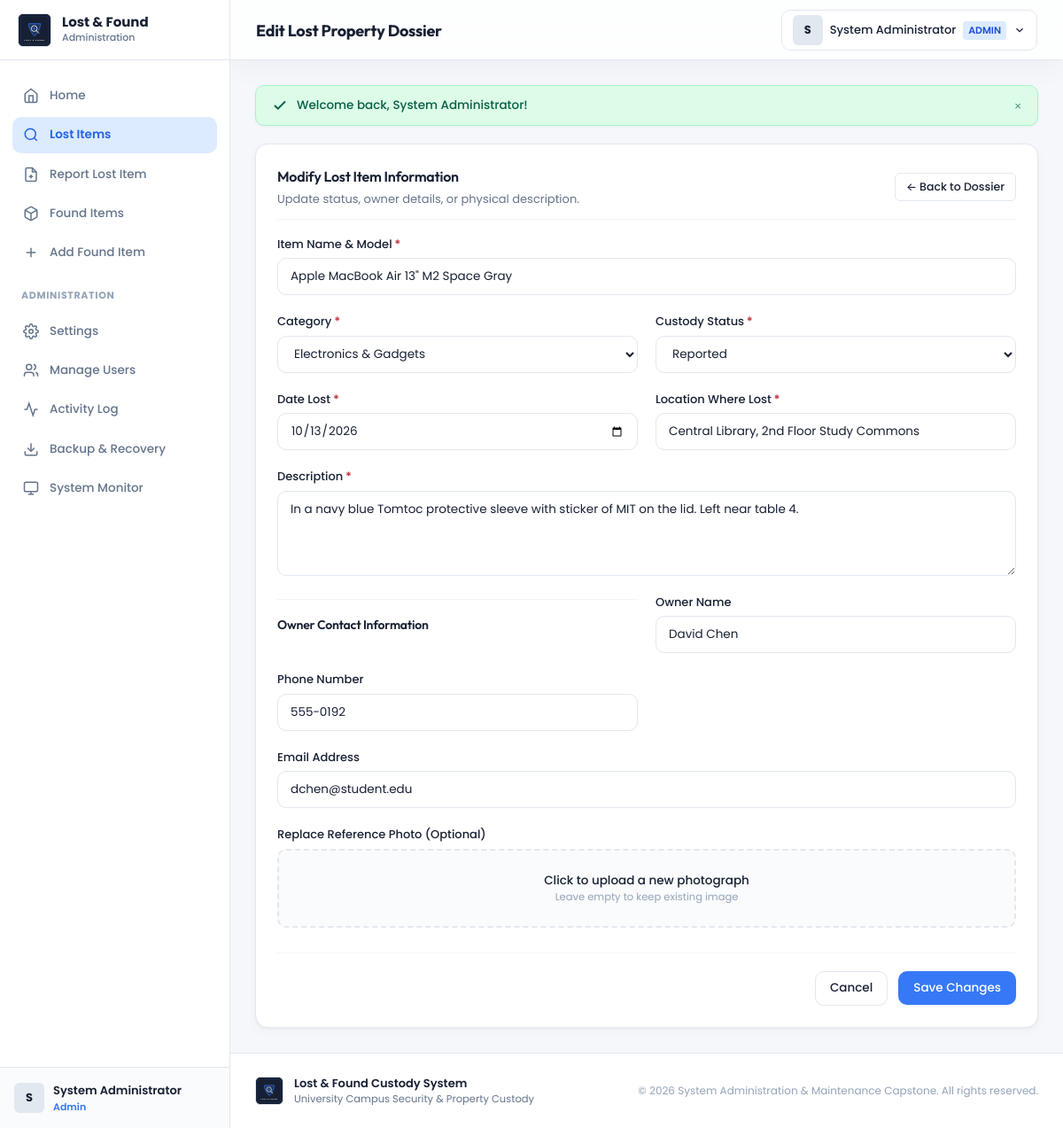
The app's page /lost_items/edit.php?id=1 (signed in) with its own data.
### tables this page shows
CREATE TABLE `lost_items` (
  `id` int(11) NOT NULL AUTO_INCREMENT,
  `item_name` varchar(150) NOT NULL,
  `category_id` int(11) DEFAULT NULL,
  `description` text NOT NULL,
  `date_lost` date NOT NULL,
  `location_lost` varchar(150) NOT NULL,
  `reported_by_user_id` int(11) NOT NULL,
  `contact_name` varchar(100) DEFAULT NULL,
  `contact_phone` varchar(50) DEFAULT NULL,
  `contact_email` varchar(100) DEFAULT NULL,
  `image_path` varchar(255) DEFAULT NULL,
  `status` enum('Reported','Under Review','Matched','Claimed','Closed') NOT NULL DEFAULT 'Reported',
  `created_at` timestamp NOT NULL DEFAULT CURRENT_TIMESTAMP,
  `updated_at` timestamp NOT NULL DEFAULT CURRENT_TIMESTAMP ON UPDATE CURRENT_TIMESTAMP,
  PRIMARY KEY (`id`),
  KEY `fk_lost_category` (`category_id`),
  KEY `fk_lost_user` (`reported_by_user_id`),
  KEY `idx_lost_status` (`status`),
  KEY `idx_date_lost` (`date_lost`),
  CONSTRAINT `fk_lost_category` FOREIGN KEY (`category_id`) REFERENCES `categories` (`id`) ON DELETE SET NULL,
  CONSTRAINT `fk_lost_user` FOREIGN KEY (`reported_by_user_id`) REFERENCES `users` (`id`)
);

CREATE TABLE `categories` (
  `id` int(11) NOT NULL AUTO_INCREMENT,
  `name` varchar(100) NOT NULL,
  `slug` varchar(100) NOT NULL,
  `description` varchar(255) DEFAULT NULL,
  `icon` varchar(50) DEFAULT 'folder',
  `is_active` tinyint(1) NOT NULL DEFAULT 1,
  `created_at` timestamp NOT NULL DEFAULT CURRENT_TIMESTAMP,
  PRIMARY KEY (`id`),
  UNIQUE KEY `uk_slug` (`slug`)
);

CREATE TABLE `system_settings` (
  `id` int(11) NOT NULL AUTO_INCREMENT,
  `setting_key` varchar(50) NOT NULL,
  `setting_value` text NOT NULL,
  `setting_group` varchar(50) NOT NULL DEFAULT 'general',
  `description` varchar(255) DEFAULT NULL,
  `updated_at` timestamp NOT NULL DEFAULT CURRENT_TIMESTAMP ON UPDATE CURRENT_TIMESTAMP,
  PRIMARY KEY (`id`),
  UNIQUE KEY `uk_setting_key` (`setting_key`)
);

### includes/functions.php (called while the page is built, shortened)
<?php
function e($value): string {
    return htmlspecialchars((string)($value ?? ''), ENT_QUOTES, 'UTF-8');
}
function get_system_setting(string $key, string $default = ''): string {
    try {
        $db = get_db_connection();
        $stmt = $db->prepare("SELECT setting_value FROM system_settings WHERE setting_key = :k LIMIT 1");
        $stmt->execute(['k' => $key]);
        $val = $stmt->fetchColumn();
        if ($val !== false) {
            return (string)$val;
        }
    } catch (Exception $e) {
        error_log('Failed to fetch setting ' . $key . ': ' . $e->getMessage());
    }
    return $default;
}
function get_logo_url(): string {
    if (file_exists(APP_ROOT . '/picture/logo.svg')) {
        return BASE_URL . '/picture/logo.svg';
    }
    return BASE_URL . '/assets/images/logo-fallback.svg';
}

### lost_items/edit.php (the view, shortened to what this page needs)
<?php
require_once APP_ROOT . '/includes/functions.php';
$id = (int)($_GET['id'] ?? 0);
$db = get_db_connection();
$stmt = $db->prepare("SELECT * FROM lost_items WHERE id = :id");
$stmt->execute(['id' => $id]);
$item = $stmt->fetch();
$categories = $db->query("SELECT id, name FROM categories WHERE is_active = 1 ORDER BY name ASC")->fetchAll();
require_once APP_ROOT . '/includes/header.php';
require_once APP_ROOT . '/includes/sidebar.php';
?>
<div class="app-main">
    <?php require_once APP_ROOT . '/includes/navbar.php'; ?>
    <div class="content-wrapper">
        <?php require_once APP_ROOT . '/includes/flash_messages.php'; ?>
        <div class="card" style="max-width: 960px; margin: 0 auto;">
            <div class="card-header">
                <div>
                    <h2 class="card-title">Modify Lost Item Information</h2>
                    <p style="font-size: 13px; color: var(--text-secondary); margin-top: 4px;">
                        Update status, owner details, or physical description.
                    </p>
                </div>
                <a href="<?= BASE_URL ?>/lost_items/view.php?id=<?= $item['id'] ?>" class="btn btn-secondary btn-sm">&larr; Back to Dossier</a>
            </div>
            <form method="POST" action="<?= BASE_URL ?>/lost_items/process.php" enctype="multipart/form-data">
                <div class="form-grid-2col">
                    <div class="form-group col-span-2">
                        <label for="item_name" class="form-label required">Item Name &amp; Model</label>
                        <input type="text" id="item_name" name="item_name" class="form-control" value="<?= e($item['item_name']) ?>" required>
                    </div>
                    <div class="form-group">
                        <label for="category_id" class="form-label required">Category</label>
                        <select id="category_id" name="category_id" class="form-control" required>
                            <?php foreach ($categories as $cat): ?>
                                <option value="<?= $cat['id'] ?>" <?= $item['category_id'] == $cat['id'] ? 'selected' : '' ?>><?= e($cat['name']) ?></option>
                            <?php endforeach; ?>
                        </select>
                    </div>
                    <div class="form-group">
                        <label for="status" class="form-label required">Custody Status</label>
                        <select id="status" name="status" class="form-control" required>
                            <option value="Reported" <?= $item['status'] === 'Reported' ? 'selected' : '' ?>>Reported</option>
                        </select>
                    </div>
                    <div class="form-group">
                        <label for="date_lost" class="form-label required">Date Lost</label>
                        <input type="date" id="date_lost" name="date_lost" class="form-control" value="<?= e($item['date_lost']) ?>" required>
                    </div>
                    <div class="form-group">
                        <label for="location_lost" class="form-label required">Location Where Lost</label>
                        <input type="text" id="location_lost" name="location_lost" class="form-control" value="<?= e($item['location_lost']) ?>" required>
                    </div>
                    <div class="form-group col-span-2">
                        <label for="description" class="form-label required">Description</label>
                        <textarea id="description" name="description" class="form-control" required><?= e($item['description']) ?></textarea>
                    </div>
                    <div class="col-span-2" style="border-top: 1px solid var(--border-light); padding-top: 18px; margin-top: 6px;">
                        <h4 style="font-size: 14px; margin-bottom: 4px;">Owner Contact Information</h4>
                    </div>
                    <div class="form-group">
                        <label for="contact_name" class="form-label">Owner Name</label>
                        <input type="text" id="contact_name" name="contact_name" class="form-control" value="<?= e($item['contact_name'] ?? '') ?>">
                    </div>
                    <div class="form-group">
                        <label for="contact_phone" class="form-label">Phone Number</label>
                        <input type="tel" id="contact_phone" name="contact_phone" class="form-control" value="<?= e($item['contact_phone'] ?? '') ?>">
                    </div>
                    <div class="form-group col-span-2">
                        <label for="contact_email" class="form-label">Email Address</label>
                        <input type="email" id="contact_email" name="contact_email" class="form-control" value="<?= e($item['contact_email'] ?? '') ?>">
                    </div>
                    <div class="form-group col-span-2">
                        <label class="form-label">Replace Reference Photo (Optional)</label>
                        <label class="file-upload-box" for="itemImageInput">
                            <div id="uploadPrompt">
                                <div style="font-size: 13.5px; font-weight: 500;">Click to upload a new photograph</div>
                                <div class="form-helper">Leave empty to keep existing image</div>
                            </div>
                        </label>
                    </div>
                </div>
                <div class="form-actions-bar">
                    <a href="<?= BASE_URL ?>/lost_items/view.php?id=<?= $item['id'] ?>" class="btn btn-secondary">Cancel</a>
                    <button type="submit" class="btn btn-primary">Save Changes</button>
                </div>
            </form>
        </div>
<?php
require_once APP_ROOT . '/includes/footer.php';
?>

### includes/footer.php (shortened to what this page needs)
<?php
$orgName = get_system_setting('organization_name', 'Campus Security & Property Custody');
$sysName = get_system_setting('system_name', 'Lost & Found Management System');
$logoUrl = get_logo_url();
?>
    </div>
    <footer style="margin-top: auto; background: #FFFFFF; border-top: 1px solid var(--border-color); padding: 24px 28px;">
        <div style="max-width: 1400px; margin: 0 auto; display: flex; flex-wrap: wrap; justify-content: space-between; align-items: center; gap: 16px;">
            <div style="display: flex; align-items: center; gap: 12px;">
                <div style="width: 32px; height: 32px; border-radius: 6px; overflow: hidden; background: #172033; display: flex; align-items: center; justify-content: center; border: 1px solid var(--border-color);">
                    <img src="<?= e($logoUrl) ?>" alt="Logo" style="width: 100%; height: 100%; object-fit: contain; border-radius: 0;">
                </div>
                <div>
                    <div style="font-size: 13px; font-weight: 600; color: var(--text-primary);"><?= e($sysName) ?></div>
                    <div style="font-size: 11.5px; color: var(--text-secondary);"><?= e($orgName) ?></div>
                </div>
            </div>
            <div style="font-size: 12px; color: var(--text-muted);">
                &copy; <?= date('Y') ?> System Administration &amp; Maintenance Capstone. All rights reserved.
            </div>
        </div>
    </footer>
    </div>
</div>
</body>
</html>

### assets/css/style.css (style rules this page uses)
:root { --bg-main: #F5F7FA; --surface-primary: #FFFFFF; --surface-secondary: #F0F3F7; --text-primary: #172033; --text-secondary: #64748B; --text-muted: #94A3B8; --accent-main: #3678F6; --accent-hover: #2563EB; --accent-soft: #DCEBFF; --border-color: #E2E8F0; --border-light: #F1F5F9; --success: #16856B; --success-bg: #DCFCE7; --warning: #B7791F; --warning-bg: #FEF3C7; --error: #C2414B; --error-bg: #FEE2E2; --radius-sm: 6px; --radius-md: 10px; --radius-lg: 14px; --radius-xl: 20px; --shadow-subtle: 0 1px 3px rgba(15, 23, 42, 0.04), 0 1px 2px rgba(15, 23, 42, 0.02); --shadow-card: 0 4px 12px rgba(15, 23, 42, 0.03), 0 1px 3px rgba(15, 23, 42, 0.04); --shadow-dropdown: 0 12px 30px rgba(15, 23, 42, 0.08), 0 4px 6px rgba(15, 23, 42, 0.04); --transition-fast: 0.15s ease; --transition-base: 0.2s cubic-bezier(0.16, 1, 0.3, 1); --sidebar-width: 260px; --topbar-height: 68px; }
*, *::before, *::after { box-sizing: border-box; margin: 0; padding: 0; }
body { font-family: 'Poppins', -apple-system, BlinkMacSystemFont, "Segoe UI", Roboto, sans-serif; background-color: var(--bg-main); color: var(--text-primary); font-size: 14px; line-height: 1.5; -webkit-font-smoothing: antialiased; min-height: 100vh; }
h1, h2, h3, h4, .brand-display { font-family: 'Outfit', 'Poppins', sans-serif; color: var(--text-primary); font-weight: 600; letter-spacing: -0.015em; }
a { color: var(--accent-main); text-decoration: none; transition: color var(--transition-fast); }
.app-main { margin-left: var(--sidebar-width); flex: 1; display: flex; flex-direction: column; min-height: 100vh; }
.btn { display: inline-flex; align-items: center; justify-content: center; gap: 8px; font-family: inherit; font-size: 13.5px; font-weight: 500; padding: 8px 16px; border-radius: var(--radius-md); border: 1px solid transparent; cursor: pointer; transition: all var(--transition-fast); text-decoration: none; white-space: nowrap; }
.btn-primary { background-color: var(--accent-main); color: #FFFFFF; box-shadow: 0 1px 2px rgba(54, 120, 246, 0.16); }
.btn-secondary { background-color: var(--surface-primary); border-color: var(--border-color); color: var(--text-primary); }
.btn-sm { padding: 6px 12px; font-size: 12.5px; border-radius: var(--radius-sm); }
.content-wrapper { flex: 1; padding: 28px; max-width: 1400px; width: 100%; margin: 0 auto; }
.card { background: var(--surface-primary); border: 1px solid var(--border-color); border-radius: var(--radius-lg); box-shadow: var(--shadow-card); padding: 24px; margin-bottom: 24px; }
.card-header { display: flex; align-items: center; justify-content: space-between; margin-bottom: 18px; padding-bottom: 12px; border-bottom: 1px solid var(--border-light); }
.card-title { font-size: 16px; font-weight: 600; color: var(--text-primary); }

### assets/css/forms.css (style rules this page uses)
.form-grid-2col { display: grid; grid-template-columns: 1fr 1fr; gap: 20px; }
.form-group { display: flex; flex-direction: column; gap: 6px; }
.form-group.col-span-2 { grid-column: span 2; }
.form-label { font-size: 13px; font-weight: 500; color: var(--text-primary); }
.form-label.required::after { content: " *"; color: var(--error); font-weight: bold; }
.form-control { width: 100%; height: 42px; padding: 8px 14px; font-family: inherit; font-size: 13.5px; color: var(--text-primary); background-color: var(--surface-primary); border: 1px solid var(--border-color); border-radius: var(--radius-md); outline: none; transition: border-color var(--transition-fast), box-shadow var(--transition-fast); }
textarea.form-control { height: auto; min-height: 96px; resize: vertical; padding: 10px 14px; }
.form-helper { font-size: 11.5px; color: var(--text-muted); }
.file-upload-box { border: 2px dashed var(--border-color); border-radius: var(--radius-md); padding: 24px; text-align: center; background: #FAFBFC; cursor: pointer; transition: border-color var(--transition-fast), background var(--transition-fast); }
.form-actions-bar { display: flex; align-items: center; justify-content: flex-end; gap: 12px; margin-top: 28px; padding-top: 20px; border-top: 1px solid var(--border-light); }

### records on screen
lost_items: item_name "Apple MacBook Air 13\" M2 Space Gray", category_id "Electronics & Gadgets", status "Reported", date_lost "10/13/2026", location_lost "Central Library, 2nd Floor Study Commons", description "In a navy blue Tomtoc protective sleeve with sticker of MIT on the lid. Left near table 4.", contact_name "David Chen", contact_phone "555-0192", contact_email "dchen@student.edu"
system_settings: setting_value "Lost & Found Custody System"
system_settings: setting_value "University Campus Security & Property Custody"

### other values on screen
substr($user['full_name'] ?? 'U', 0, 1) "S"
$user['full_name'] "System Administrator"
$user['role'] "Admin"
$pageHeading "Edit Lost Property Dossier"
substr($user['full_name'], 0, 1) "S"
$user['role'] "ADMIN"
$flash['message'] "Welcome back, System Administrator!"
